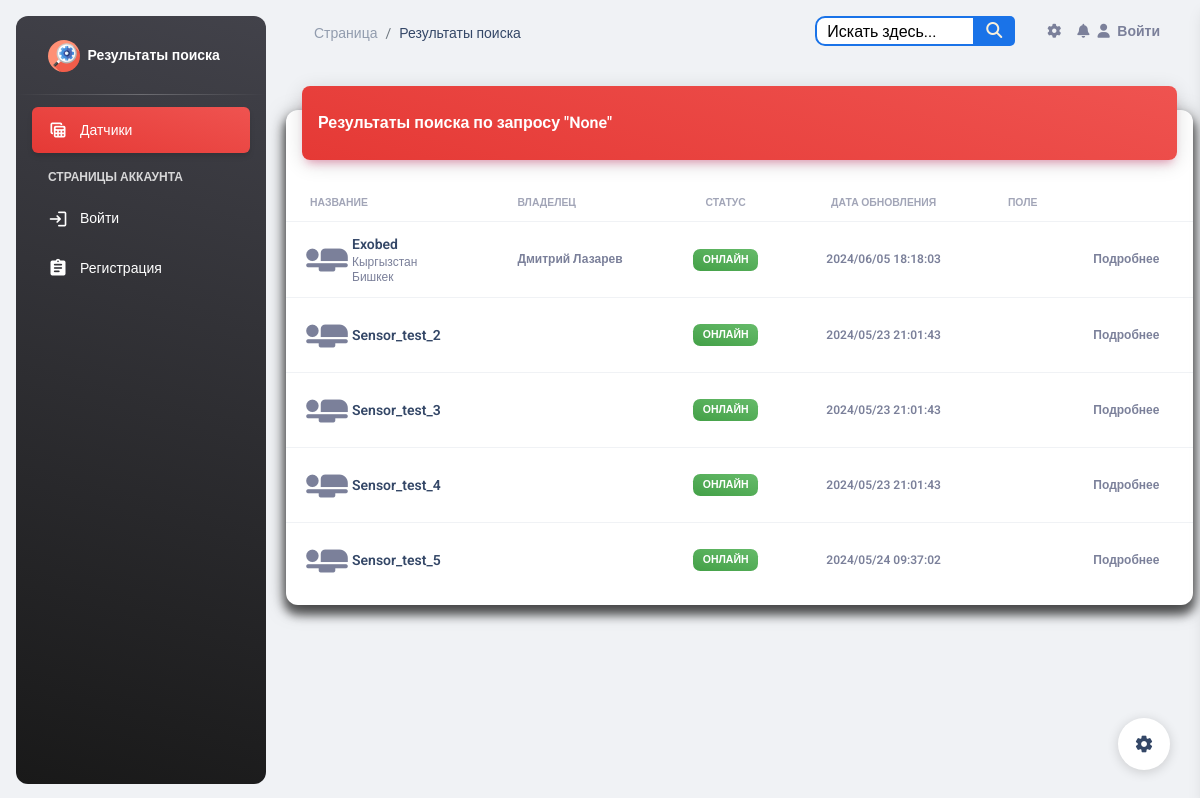
The page /search/ on the database as committed earlier.
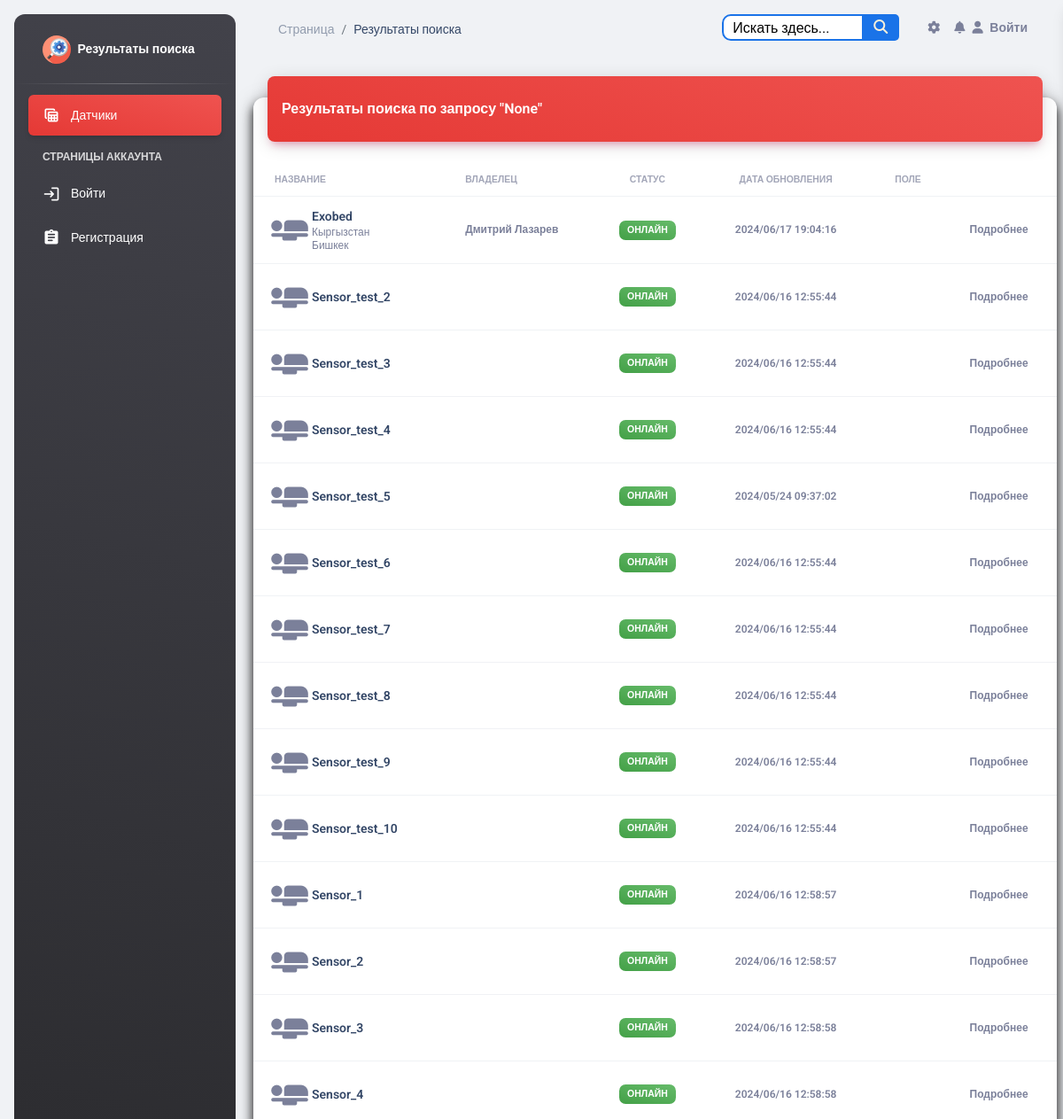
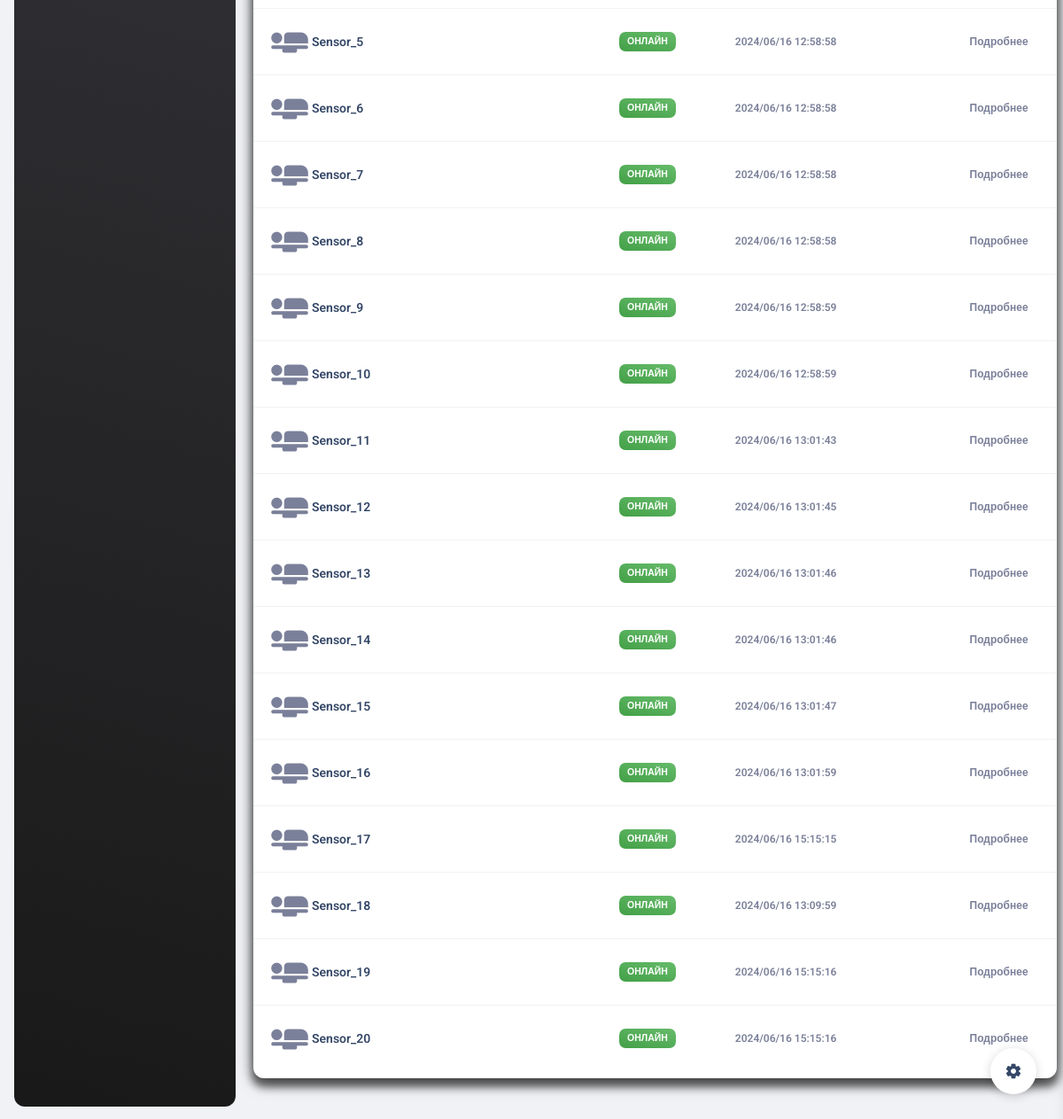
The same page on the database as committed later (2 pictures, top to bottom).
### esp_sensor/models.py (models this page shows, shortened)
class Sensor(models.Model):
    id = models.AutoField(primary_key=True)
    name = models.CharField('Имя датчика', max_length=100, unique=True)
    slug = models.SlugField(max_length=255, unique=True, db_index=True, verbose_name="URL")
    description = models.TextField('Описание', blank=True)
    owner = models.CharField("Владелец", max_length=100, blank=True)
    date_added = models.DateTimeField('Дата добавления', auto_now=True)
    country = models.ManyToManyField(Country, blank=True, verbose_name='Страна')
    city = models.ManyToManyField(City, blank=True, verbose_name='Город')
    inclusions = models.IntegerField("Количество включений", default=0)
    power = models.IntegerField(default=0, blank=True, verbose_name='Мощность %',
                                validators=[MinValueValidator(0), MaxValueValidator(100)])
    watt = models.IntegerField("Потребление мощности Ватт", default=0)
    volt = models.IntegerField("Электрическое напряжение Вольт", default=0)
    work = models.BooleanField('Онлайн', default=True)
    blocked = models.BooleanField('Заблокирован', default=False)
    start = models.BooleanField('Старт', default=False)
    temperature = models.FloatField('Температура', default=0)
    fan_speed = models.IntegerField('Скорость кулера', default=0)
    ip_address = models.CharField('IP Адрес', max_length=15, blank=True)
    mac_address = models.CharField('MAC Адрес', max_length=20, blank=True)
    confirmed = models.BooleanField('Подтвержден администратором', default=False)
    version = models.CharField('Версия прошивки', max_length=15, blank=True)
    processing_time = models.FloatField('Время обработки (мс)', null=True, blank=True)
    tampered = models.BooleanField('Устройство вскрыто', default=False)
    tampered_at = models.DateTimeField('Время вскрытия', null=True, blank=True)
    class Meta:
        verbose_name = 'Датчик'
        verbose_name_plural = 'Датчики'

class Country(models.Model):
    id = models.AutoField(primary_key=True)
    name = models.CharField("Название", max_length=100)
    class Meta:
        verbose_name = 'Страна'
        verbose_name_plural = 'Страны'

class City(models.Model):
    id = models.AutoField(primary_key=True)
    country = models.ManyToManyField(Country, blank=True, verbose_name='Страна')
    name = models.CharField("Название", max_length=100)
    class Meta:
        verbose_name = 'Город'
        verbose_name_plural = 'Города'

### esp_sensor/views.py (the view)
# urls.py: path('search/', views.search_sensors, name='search_sensors'),
def search_sensors(request):
    query = request.GET.get('q')
    results = []
    if query:
        sensors = Sensor.objects.filter(
            Q(name__icontains=query) |
            Q(description__icontains=query) |
            Q(owner__icontains=query) |
            Q(mac_address__icontains=query) |
            Q(ip_address__icontains=query) |
            Q(country__name__icontains=query) |
            Q(city__name__icontains=query) |
            Q(inclusions__icontains=query)
        ).distinct()
        for sensor in sensors:
            match_field = []
            if query.lower() in sensor.name.lower():
                match_field.append("Название")
            if query.lower() in sensor.description.lower():
                match_field.append("Описание")
            if query.lower() in sensor.owner.lower():
                match_field.append("Владелец")
            if query.lower() in sensor.mac_address.lower():
                match_field.append("MAC адрес")
            if query.lower() in sensor.ip_address.lower():
                match_field.append("IP адрес")
            if query.lower() in [country.name.lower() for country in sensor.country.all()]:
                match_field.append("Страна")
            if query.lower() in [city.name.lower() for city in sensor.city.all()]:
                match_field.append("Город")
            results.append((sensor, ", ".join(match_field)))
    else:
        sensors = Sensor.objects.all()
        results = [(sensor, "") for sensor in sensors]
    return render(request, 'sensor/search_results.html', {'results': results, 'query': query})

### templates/sensor/search_results.html (shortened to what this page needs)
{% load static %}
{% include 'base.html' %}
<body class="g-sidenav-show  bg-gray-200">
<aside class="sidenav navbar navbar-vertical navbar-expand-xs border-0 border-radius-xl my-3 fixed-start ms-3   bg-gradient-dark"
       id="sidenav-main">
    <div class="sidenav-header">
        <a class="navbar-brand m-0">
            <img src="{% static 'img/search-magnifying-glass-svgrepo-com.svg' %}" class="navbar-brand-img h-100"
                 alt="main_logo">
            <span class="ms-1 font-weight-bold text-white">Результаты поиска</span>
        </a>
    </div>
    <hr class="horizontal light mt-0 mb-2">
    <div class="collapse navbar-collapse  w-auto " id="sidenav-collapse-main">
        <ul class="navbar-nav">
            <li class="nav-item">
                <a class="nav-link text-white active bg-gradient-danger" href="{% url 'sensor_list' %}">
                    <div class="text-white text-center me-2 d-flex align-items-center justify-content-center">
                        <i class="material-icons opacity-10">table_view</i>
                    </div>
                    <span class="nav-link-text ms-1">Датчики</span>
                </a>
            </li>
            <li class="nav-item mt-3">
                <h6 class="ps-4 ms-2 text-uppercase text-xs text-white font-weight-bolder opacity-8">Страницы
                    аккаунта</h6>
            </li>
            {% if user.is_authenticated %}
                <li class="nav-item">
                    <a class="nav-link text-white " href="{% url 'profiles:profile_detail' user.profile.slug %}">
                        <div class="text-white text-center me-2 d-flex align-items-center justify-content-center">
                            <i class="material-icons opacity-10">person_add</i>
                        </div>
                        <span class="nav-link-text ms-1">Профиль</span>
                        <span class="nav-link-text ms-1">{{ user.username }}</span>
                    </a>
                </li>
                <li class="nav-item">
                    <a class="nav-link text-white " href='{% url 'logout' %}'>
                        <div class="text-white text-center me-2 d-flex align-items-center justify-content-center">
                            <i class="material-icons opacity-10">login</i>
                        </div>
                        <span class="nav-link-text ms-1">Выйти</span>
                    </a>
                </li>
            {% else %}
                <li class="nav-item">
                    <a class="nav-link text-white " href='{% url 'login' %}'>
                        <div class="text-white text-center me-2 d-flex align-items-center justify-content-center">
                            <i class="material-icons opacity-10">login</i>
                        </div>
                        <span class="nav-link-text ms-1">Войти</span>
                    </a>
                </li>
                <li class="nav-item">
                    <a class="nav-link text-white " href="{% url 'register' %}">
                        <div class="text-white text-center me-2 d-flex align-items-center justify-content-center">
                            <i class="material-icons opacity-10">assignment</i>
                        </div>
                        <span class="nav-link-text ms-1">Регистрация</span>
                    </a>
                </li>
            {% endif %}
        </ul>
    </div>
</aside>
<main class="main-content position-relative max-height-vh-100 h-100 border-radius-lg ">
    <nav class="navbar navbar-main navbar-expand-lg px-0 mx-4 shadow-none border-radius-xl" id="navbarBlur"
         data-scroll="true">
        <div class="container-fluid py-1 px-3">
            <nav aria-label="breadcrumb">
                <ol class="breadcrumb bg-transparent mb-0 pb-0 pt-1 px-0 me-sm-6 me-5">
                    <li class="breadcrumb-item text-sm"><a class="opacity-5 text-dark" href="javascript:;">Страница</a>
                    </li>
                    <li class="breadcrumb-item text-sm text-dark active" aria-current="page">Результаты поиска</li>
                </ol>
            </nav>
            {% include 'include/navbar.html' %}
        </div>
    </nav>
    <div class="container-fluid py-4">
        <div class="row">
            <div class="col-12">
                <div class="card my-4">
                    <div class="card-header p-0 position-relative mt-n4 mx-3 z-index-2">
                        <div class="bg-gradient-danger shadow-primary border-radius-lg pt-4 pb-3">
                            <h6 class="text-white ps-3">Результаты поиска по запросу "{{ query }}"</h6>
                        </div>
                    </div>
                    <div class="card-body px-0 pb-2">
                        <div class="table-responsive p-0">
                            <table class="table align-items-center mb-0">
                                <thead>
                                <tr>
                                    <th class="text-uppercase text-secondary text-xxs font-weight-bolder opacity-7">
                                        Название
                                    </th>
                                    <th class="text-uppercase text-secondary text-xxs font-weight-bolder opacity-7 ps-2">
                                        Владелец
                                    </th>
                                    <th class="text-center text-uppercase text-secondary text-xxs font-weight-bolder opacity-7">
                                        Статус
                                    </th>
                                    <th class="text-center text-uppercase text-secondary text-xxs font-weight-bolder opacity-7">
                                        Дата обновления
                                    </th>
                                    <th class="text-uppercase text-secondary text-xxs font-weight-bolder opacity-7">
                                        Поле
                                    </th>
                                    <th class="text-secondary opacity-7"></th>
                                </tr>
                                </thead>
                                <tbody>
                                {% for sensor, match_fields in results %}
                                    <tr>
                                        <td>
                                            <div class="d-flex px-2 py-1">
                                                <div>
                                                    <i class="material-icons"
                                                       style="font-size: 50px;">airline_seat_flat</i>
                                                </div>
                                                <div class="d-flex flex-column justify-content-center">
                                                    <a href="{% url 'sensor_detail' sensor.pk %}"
                                                       class="text-secondary font-weight-bold text-xs"
                                                       data-toggle="tooltip"
                                                       data-original-title="Edit user"><h6
                                                            class="mb-0 text-sm">{{ sensor.name }}</h6></a>
                                                    {% for country in sensor.country.all %}
                                                        <p class="text-xs text-secondary mb-0">{{ country.name }}</p>
                                                    {% endfor %}
                                                    {% for city in sensor.city.all %}
                                                        <p class="text-xs text-secondary mb-0">{{ city.name }}</p>
                                                    {% endfor %}
                                                </div>
                                            </div>
                                        </td>
                                        <td>
                                            <p class="text-xs font-weight-bold mb-0">{{ sensor.owner }}</p>
                                        </td>
                                        <td class="align-middle text-center text-sm">
                                            {% if sensor.work %}
                                                <span class="badge badge-sm bg-gradient-success">Онлайн</span>
                                            {% else %}
                                                <span class="badge badge-sm bg-gradient-secondary">Оффлайн</span>
                                            {% endif %}
                                        </td>
                                        <td class="align-middle text-center">
                                            <span class="text-secondary text-xs font-weight-bold">{{ sensor.date_added | date:"Y/m/d H:i:s" }}</span>
                                        </td>
                                        <td class="align-middle  text-sm">
                                        </td>
                                        <td class="align-middle">
                                            <a href="{% url 'sensor_detail' sensor.pk %}"
                                               class="text-secondary font-weight-bold text-xs" data-toggle="tooltip"
                                               data-original-title="Edit user">Подробнее</a>
                                        </td>
                                    </tr>
                                {% empty %}
                                    <h6 class="text-primary ps-3">Поиск не дал результатов!</h6>
                                {% endfor %}
                                </tbody>
                            </table>
                        </div>
                    </div>
                </div>
            </div>
        </div>
    </div>
</main>
{% include 'include/setting.html' %}
</body>

Rows that differ between the two databases and show on the page:
changed Sensor "Exobed": date_added "2024/06/05 18:18:03" → "2024/06/17 19:04:16"
changed Sensor "Sensor_test_2": date_added "2024/05/23 21:01:43" → "2024/06/16 12:55:44"
changed Sensor "Sensor_test_3": date_added "2024/05/23 21:01:43" → "2024/06/16 12:55:44"
changed Sensor "Sensor_test_4": date_added "2024/05/23 21:01:43" → "2024/06/16 12:55:44"
added Sensor: name "Sensor_test_6", work "ОНЛАЙН", date_added "2024/06/16 12:55:44"
added Sensor: name "Sensor_test_7", work "ОНЛАЙН", date_added "2024/06/16 12:55:44"
added Sensor: name "Sensor_test_8", work "ОНЛАЙН", date_added "2024/06/16 12:55:44"
added Sensor: name "Sensor_test_9", work "ОНЛАЙН", date_added "2024/06/16 12:55:44"
added Sensor: name "Sensor_test_10", work "ОНЛАЙН", date_added "2024/06/16 12:55:44"
added Sensor: name "Sensor_1", work "ОНЛАЙН", date_added "2024/06/16 12:58:57"
added Sensor: name "Sensor_2", work "ОНЛАЙН", date_added "2024/06/16 12:58:57"
added Sensor: name "Sensor_3", work "ОНЛАЙН", date_added "2024/06/16 12:58:58"
added Sensor: name "Sensor_4", work "ОНЛАЙН", date_added "2024/06/16 12:58:58"
added Sensor: name "Sensor_5", work "ОНЛАЙН", date_added "2024/06/16 12:58:58"
added Sensor: name "Sensor_6", work "ОНЛАЙН", date_added "2024/06/16 12:58:58"
added Sensor: name "Sensor_7", work "ОНЛАЙН", date_added "2024/06/16 12:58:58"
added Sensor: name "Sensor_8", work "ОНЛАЙН", date_added "2024/06/16 12:58:58"
added Sensor: name "Sensor_9", work "ОНЛАЙН", date_added "2024/06/16 12:58:59"
added Sensor: name "Sensor_10", work "ОНЛАЙН", date_added "2024/06/16 12:58:59"
added Sensor: name "Sensor_11", work "ОНЛАЙН", date_added "2024/06/16 13:01:43"
added Sensor: name "Sensor_12", work "ОНЛАЙН", date_added "2024/06/16 13:01:45"
added Sensor: name "Sensor_13", work "ОНЛАЙН", date_added "2024/06/16 13:01:46"
added Sensor: name "Sensor_14", work "ОНЛАЙН", date_added "2024/06/16 13:01:46"
added Sensor: name "Sensor_15", work "ОНЛАЙН", date_added "2024/06/16 13:01:47"
added Sensor: name "Sensor_16", work "ОНЛАЙН", date_added "2024/06/16 13:01:59"
added Sensor: name "Sensor_17", work "ОНЛАЙН", date_added "2024/06/16 15:15:15"
added Sensor: name "Sensor_18", work "ОНЛАЙН", date_added "2024/06/16 13:09:59"
added Sensor: name "Sensor_19", work "ОНЛАЙН", date_added "2024/06/16 15:15:16"
added Sensor: name "Sensor_20", work "ОНЛАЙН", date_added "2024/06/16 15:15:16"
